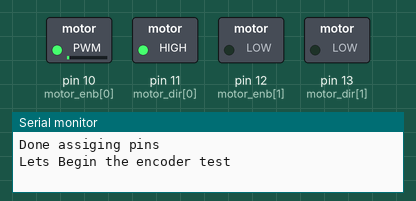
This sketch was run on a simulated Arduino Uno, built with avr-gcc and run on an emulated ATmega328P. On the bench: switched loads named in the sketch (green lamp = pin HIGH), the last lines printed to the serial monitor.

Above: at 0.05 s.
At 8.95 s:
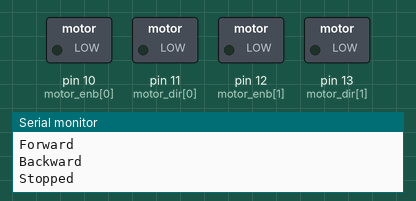
Timing chart, 0 to 11.7 s (numbered marks = the images above):
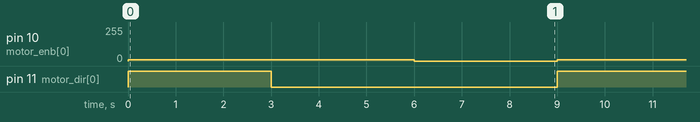

Measured:
- by itself, pin 10 (motor_enb[0]): alternates 10/255 for 6.0 s and 0/255 for 3.0 s
- by itself, pin 11 (motor_dir[0]): alternates HIGH for 3.0 s and LOW for 6.0 s

The sketch:

motor_test.ino
```cpp
int motor_enb[5] = {10,12,14,19,18};
int motor_dir[5] = {11,13,15,17,16};

void setup() {
  Serial.begin(9600);
  for (int i = 0; i < 2; i++){
    pinMode(motor_dir[i], OUTPUT);
    pinMode(motor_enb[i], OUTPUT);
  }
  Serial.println("Done assiging pins");
  Serial.println("Lets Begin the encoder test");
}

void loop() {
  // put your main code here, to run repeatedly:
  for(int i = 0; i < 1; i++){
      digitalWrite(motor_dir[i], HIGH);
      analogWrite(motor_enb[i], 10);
      Serial.println("Forward");
      delay(3000);
      digitalWrite(motor_dir[i], LOW
      );
      analogWrite(motor_enb[i], 10);
      Serial.println("Backward");
      delay(3000);
      analogWrite(motor_enb[i], 0);
      Serial.println("Stopped");
      delay(3000);
      Serial.println(i);
  }
}
```
